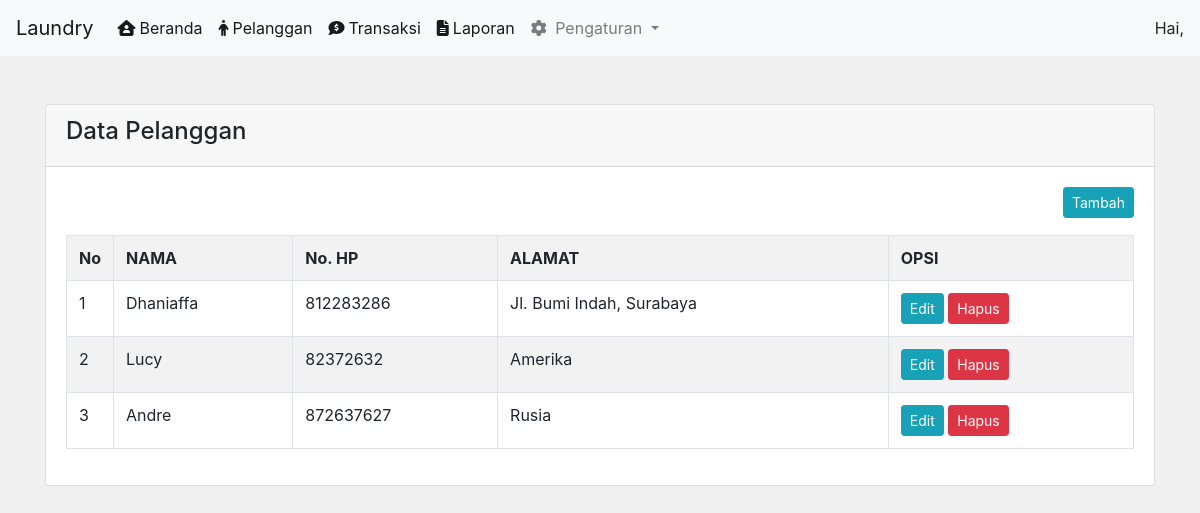
Page /admin/pelanggan.php on the committed database.
### tables this page shows
CREATE TABLE `pelanggan` (
  `pelanggan_id` int(11) NOT NULL,
  `pelanggan_nama` varchar(255) NOT NULL,
  `pelanggan_hp` int(20) NOT NULL,
  `pelanggan_alamat` text NOT NULL
);

### admin/pelanggan.php (the view)
<?php include 'header.php';?>
<div class="container">
    <div class="card">
        <div class="card-header">
            <h4>Data Pelanggan</h4>
        </div>
        <div class="card-body">
            <a href="add_pelanggan.php" class="btn btn-sm btn-info float-lg-right">Tambah</a>
            <br>
            <br>
            <table class="table table-bordered table-striped">
                <tr>
                    <th width="1%">No</th>
                    <th>NAMA</th>
                    <th>No. HP</th>
                    <th>ALAMAT</th>
                    <th>OPSI</th>
                </tr>
                <?php
                include '../koneksi.php';
                $query = mysqli_query($koneksi, 'select * from pelanggan');
                $result = mysqli_fetch_all($query);
                $counter = 1;
                foreach ($result as $item) {
                ?>
                <tr>
                    <td><?php echo $counter; ?></td>
                    <td><?php echo $item[1];?></td>
                    <td><?php echo $item[2];?></td>
                    <td><?php echo $item[3];?></td>
                    <td c>
                        <a href="edit_pelanggan.php?id=<?php echo $item[0];?>" class="btn btn-sm btn-info">Edit</a>
                        <a href="setting/hapus.php?id=<?php echo $item[0];?>" class="btn btn-sm btn-danger" onclick="return confirm('Apakah Anda Yakin Untuk Menghapus Data Ini?')">Hapus</a>
                    </td>
                </tr>
                <?php
                    $counter++;
                }
                ?>
            </table>
        </div>
    </div>
</div>
<?php include 'footer.php'; ?>

### rows in the picture
pelanggan: pelanggan_nama "Dhaniaffa", pelanggan_hp "812283286", pelanggan_alamat "Jl. Bumi Indah, Surabaya"
pelanggan: pelanggan_nama "Lucy", pelanggan_hp "82372632", pelanggan_alamat "Amerika"
pelanggan: pelanggan_nama "Andre", pelanggan_hp "872637627", pelanggan_alamat "Rusia"
